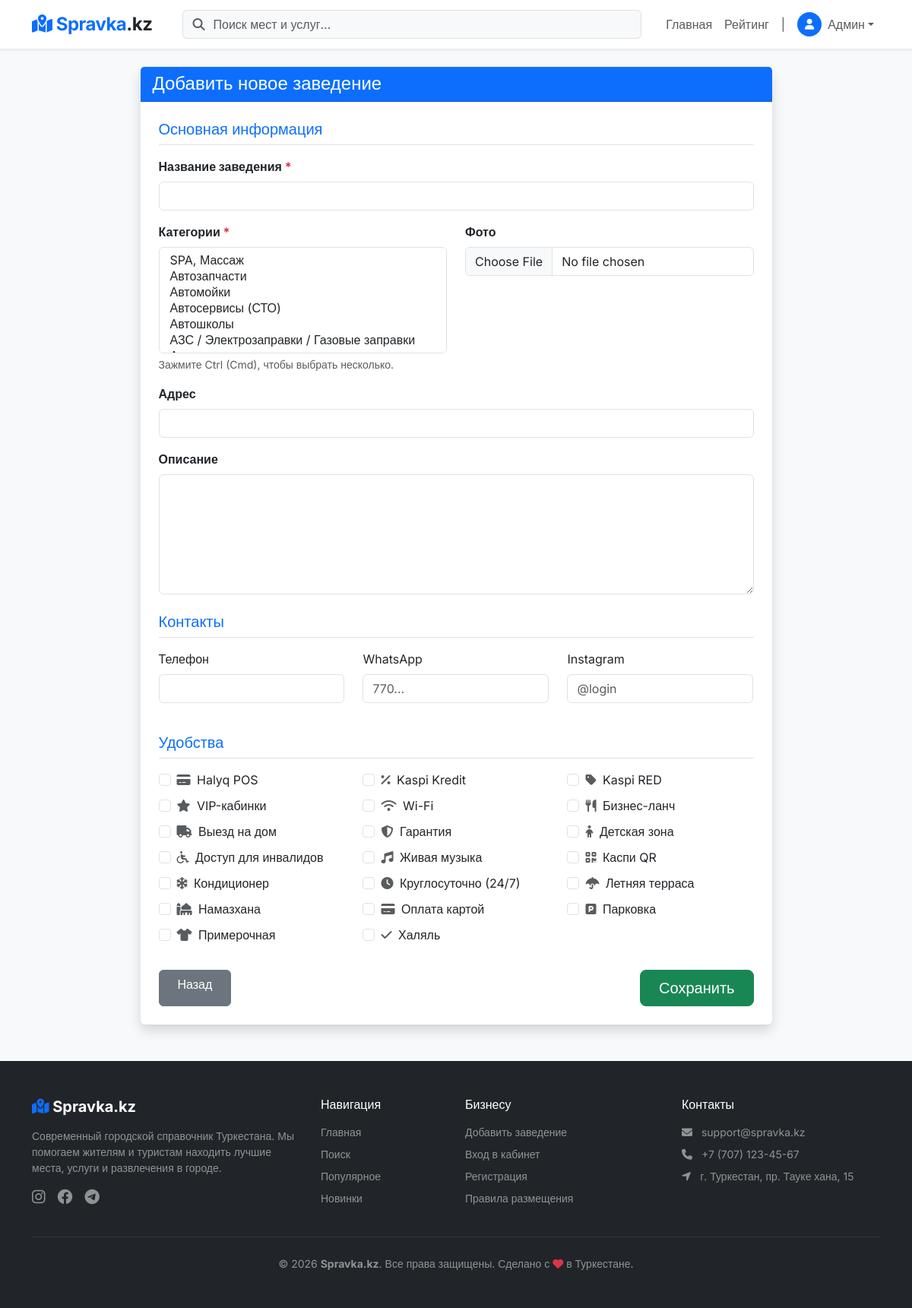
/add.php (signed in), run on the app's committed database.
### tables this page shows
CREATE TABLE `tags` (
  `attr_id` int(11) UNSIGNED NOT NULL,
  `attr_name` varchar(255) NOT NULL,
  `attr_icon` varchar(255) DEFAULT NULL COMMENT 'Класс иконки или ссылка'
);

### add.php (called while the page is built, shortened)
<?php
require_once 'templates/header.php';
$data = [];
$selectedCats = [];
$selectedTags = [];
$categories = $pdo->query("SELECT * FROM categories ORDER BY cat_name")->fetchAll();
$tags = $pdo->query("SELECT * FROM tags ORDER BY attr_name")->fetchAll();
$pageTitle = "Добавить новое заведение";
require_once 'templates/form-post.php';
require_once 'templates/footer.php';
?>

### back/functions.php (called while the page is built, shortened)
<?php
function h($str) {
    return htmlspecialchars($str, ENT_QUOTES, 'UTF-8');
}
?>

### templates/form-post.php (the view, shortened to what this page needs)
<?php
$contactsArr = is_array($data['contacts'] ?? null) ? $data['contacts'] : json_decode($data['contacts'] ?? '{}', true);
?>
<div class="col-md-9 mx-auto">
    <div class="card shadow border-0 mb-5">
        <div class="card-header bg-primary text-white">
            <h4 class="mb-0"><?= h($pageTitle) ?></h4>
        </div>
        <div class="card-body p-4">
            <form method="POST" enctype="multipart/form-data">
                <h5 class="border-bottom pb-2 mb-3 text-primary">Основная информация</h5>
                <div class="mb-3">
                    <label class="form-label fw-bold">Название заведения <span class="text-danger">*</span></label>
                    <input type="text" name="title" class="form-control" value="<?= h($data['title'] ?? '') ?>" required>
                </div>
                <div class="row">
                    <div class="col-md-6 mb-3">
                        <label class="form-label fw-bold">Категории <span class="text-danger">*</span></label>
                        <select name="categories[]" class="form-select" multiple size="6" required>
                            <?php foreach($categories as $cat): ?>
                                <?php $isSelected = in_array($cat['cat_id'], $selectedCats) ? 'selected' : ''; ?>
                                <option value="<?= $cat['cat_id'] ?>" <?= $isSelected ?>>
                                </option>
                            <?php endforeach; ?>
                        </select>
                        <div class="form-text">Зажмите Ctrl (Cmd), чтобы выбрать несколько.</div>
                    </div>
                    <div class="col-md-6 mb-3">
                        <label class="form-label fw-bold">Фото</label>
                        <input type="file" name="photo" class="form-control">
                    </div>
                </div>
                <div class="mb-3">
                    <label class="form-label fw-bold">Адрес</label>
                    <input type="text" name="address" class="form-control" value="<?= h($data['address'] ?? '') ?>" required>
                </div>
                <div class="mb-4">
                    <label class="form-label fw-bold">Описание</label>
                    <textarea name="description" class="form-control" rows="6" required><?= h($data['description'] ?? '') ?></textarea>
                </div>
                <h5 class="border-bottom pb-2 mb-3 text-primary">Контакты</h5>
                <div class="row mb-4">
                    <div class="col-md-4 mb-3">
                        <label class="form-label">Телефон</label>
                        <input type="text" name="phone" class="form-control" value="<?= h($contactsArr['phone'] ?? '') ?>">
                    </div>
                    <div class="col-md-4 mb-3">
                        <label class="form-label">WhatsApp</label>
                        <input type="text" name="whatsapp" class="form-control" placeholder="770..." value="<?= h($contactsArr['whatsapp'] ?? '') ?>">
                    </div>
                    <div class="col-md-4 mb-3">
                        <label class="form-label">Instagram</label>
                        <input type="text" name="instagram" class="form-control" placeholder="@login" value="<?= h($contactsArr['instagram'] ?? '') ?>">
                    </div>
                </div>
                <h5 class="border-bottom pb-2 mb-3 text-primary">Удобства</h5>
                <div class="row mb-4">
                    <?php foreach($tags as $tag): ?>
                        <?php $isChecked = in_array($tag['attr_id'], $selectedTags) ? 'checked' : ''; ?>
                        <div class="col-md-4 col-6 mb-2">
                            <div class="form-check">
                                <input class="form-check-input" type="checkbox" name="tags[]" value="<?= $tag['attr_id'] ?>" id="tag_<?= $tag['attr_id'] ?>" <?= $isChecked ?>>
                                <label class="form-check-label" for="tag_<?= $tag['attr_id'] ?>">
                                    <i class="fa-solid <?= h($tag['attr_icon']) ?> text-muted me-1"></i> <?= h($tag['attr_name']) ?>
                                </label>
                            </div>
                        </div>
                    <?php endforeach; ?>
                </div>
                <div class="d-flex justify-content-between">
                    <a href="dashboard.php" class="btn btn-secondary px-4">Назад</a>
                    <button type="submit" class="btn btn-success px-4 btn-lg">Сохранить</button>
                </div>
            </form>
        </div>
    </div>
</div>

### assets/style.css (style rules this page uses)
body { background-color: #f4f7f6; font-family: 'Segoe UI', Tahoma, Geneva, Verdana, sans-serif; }

### templates/header.php (style rules this page uses)
body { font-family: 'Inter', sans-serif; background-color: #f8f9fa; }

### data on the page
tags: attr_name "Halyq POS"
tags: attr_name "Kaspi Kredit"
tags: attr_name "Kaspi RED"
tags: attr_name "VIP-кабинки"
tags: attr_name "Wi-Fi"
tags: attr_name "Бизнес-ланч"
tags: attr_name "Выезд на дом"
tags: attr_name "Гарантия"
tags: attr_name "Детская зона"
tags: attr_name "Доступ для инвалидов"
tags: attr_name "Живая музыка"
tags: attr_name "Каспи QR"
tags: attr_name "Кондиционер"
tags: attr_name "Круглосуточно (24/7)"
tags: attr_name "Летняя терраса"
tags: attr_name "Намазхана"
tags: attr_name "Оплата картой"
tags: attr_name "Парковка"
tags: attr_name "Примерочная"
tags: attr_name "Халяль"

### other printed values
$_SESSION['user_name'] "Админ"
$pageTitle "Добавить новое заведение"
